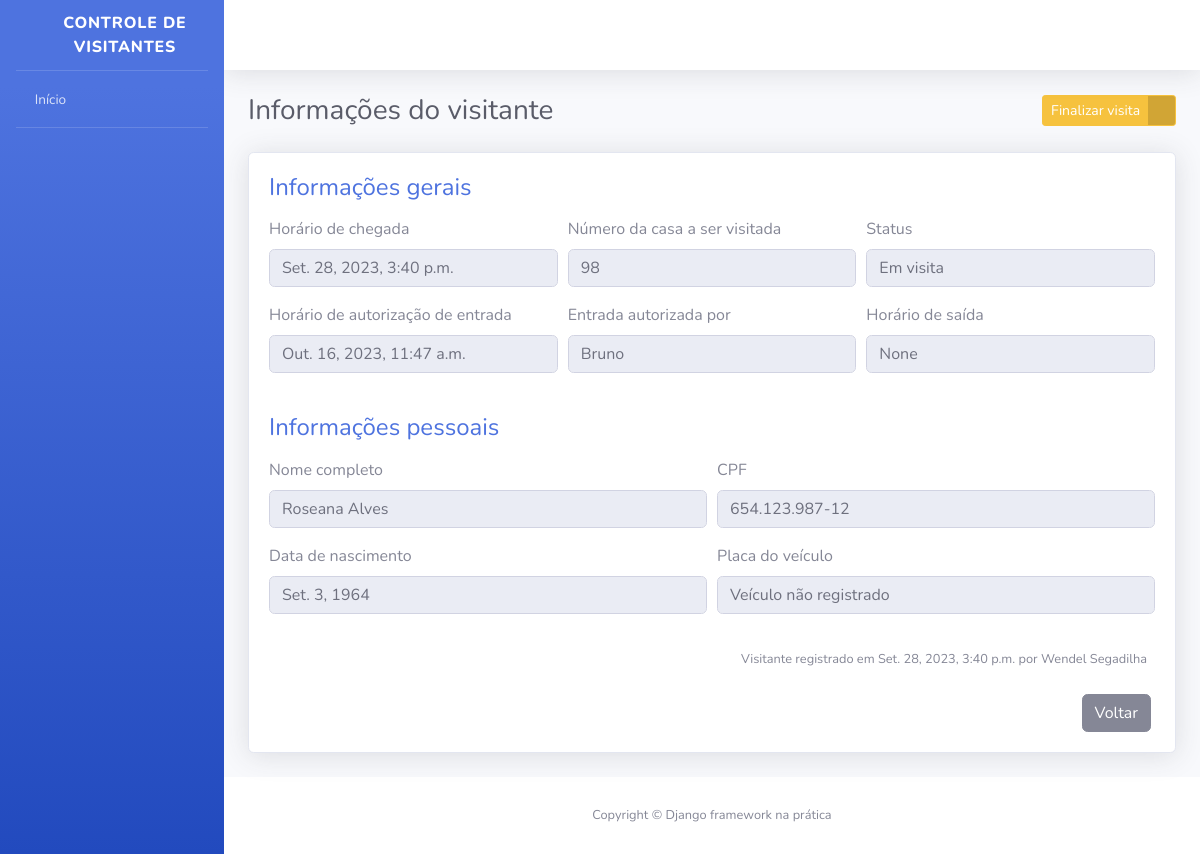
The app's page /visitantes/4/ (signed in) with its own data.
### apps/visitantes/models.py (models this page shows, shortened)
class Visitante(models.Model):
    STATUS_VISITANTE = [
        ("AGUARDANDO", "Aguardando autorização"),
        ("EM_VISITA", "Em visita"),
        ("FINALIZADO", "Visita finalizada"),
    ]
    status = models.CharField(
        verbose_name="Status",
        max_length=10,
        choices=STATUS_VISITANTE,
        default="AGUARDANDO"
    )
    nome_completo = models.CharField(
        verbose_name="Nome completo",
        max_length=194,
    )
    cpf = models.CharField(
        verbose_name="CPF",
        max_length=11,
    )
    data_nascimento = models.DateField(
        verbose_name="Data de nascimento",
        auto_now=False,
        auto_now_add=False,
    )
    numero_casa = models.PositiveSmallIntegerField(
        verbose_name="Número da casa a ser visitada",
    )
    placa_veiculo = models.CharField(
        verbose_name="Placa do veículo",
        max_length=7,
        blank=True,
        null=True,
    )
    horario_chegada = models.DateTimeField(
        verbose_name="Horário chegada na portária",
        auto_now_add=True,
    )
    horario_saida = models.DateTimeField(
        verbose_name="Horário de saída do condomínio",
        auto_now=False,
        blank=True,
        null=True,
    )
    horario_autorizacao = models.DateTimeField(
        verbose_name="Horário de autorização de entrada",
        auto_now=False,
        blank=True,
        null=True,
    )
    morador_responsavel = models.CharField(
        verbose_name="Nome do morador reponsável por autorizar a entrada do visitante",
        max_length=194,
        blank=True,
    )
    registrado_por = models.ForeignKey(
        "porteiros.Porteiro",
        verbose_name="Porteiro responsável pelo registro",
        on_delete=models.PROTECT
    )
    def get_horario_autorizacao(self):
        if self.horario_autorizacao:
            return self.horario_autorizacao
        return "Visitante aguardando autorização"
    def get_morador_responsavel(self):
        if self.morador_responsavel:
            return self.morador_responsavel
        return "Visitante aguardando autorização"
    def get_placa_veiculo(self):
        if self.placa_veiculo:
            return self.placa_veiculo
        return "Veículo não registrado"
    def get_cpf_formatado(self):
        if self.cpf:
            cpf = str(self.cpf)
            cpf_parte_um = cpf[0:3]
            cpf_parte_dois = cpf[3:6]
            cpf_parte_tres = cpf[6:9]
            cpf_parte_quatro = cpf[9:]
            cpf_formatado = f"{cpf_parte_um}.{cpf_parte_dois}.{cpf_parte_tres}-{cpf_parte_quatro}"
            return cpf_formatado
    class Meta:
        verbose_name="Visitante"
        verbose_name_plural="Visitantes"
        db_table="visitante"

### apps/porteiros/models.py (models this page shows)
class Porteiro(models.Model):
    usuario = models.OneToOneField(
        "usuarios.Usuario",
        verbose_name="Usuário",
        on_delete=models.PROTECT # Não permite a remoção de porteiros e/ou usuários
    )
    nome_completo = models.CharField(
        verbose_name="Nome completo",
        max_length=194,
    )
    cpf = models.CharField(
        verbose_name="CPF",
        max_length=11,
    )
    telefone = models.CharField(
        verbose_name="Telefone de contato",
        max_length=194,
    )
    data_nascimento = models.DateField(
        verbose_name="Data de nascimento",
        auto_now_add=False,
        auto_now=False,
    )
    class Meta:
        verbose_name="Porteiro"
        verbose_name_plural="Porteiros"
        db_table="porteiro"
    def __str__(self):
        return self.nome_completo

### apps/visitantes/views.py (the view, shortened to what this page needs)
# urls.py: path("visitantes/<int:id>/", informacoes_visitantes, name="informacoes_visitantes"),
@login_required
def informacoes_visitantes(request, id):
    visitante = get_object_or_404(
        Visitante,
        id=id
    )
    form = AutorizaVisitanteForm()
    context = {
        "nome_pagina":"Informações do visitante",
        "visitante":visitante,
        "form":form
    }
    return render(request, "informacoes_visitante.html", context)

### apps/visitantes/forms.py
class AutorizaVisitanteForm(forms.ModelForm):
    morador_responsavel = forms.CharField(required=True)
    class Meta:
        model = Visitante
        fields = [
            "morador_responsavel"
        ]
        error_messages = {
            "morador_responsavel" : {
               "required": "Por favor, informe o nome do morador respon´savel por autorizar a entrada do visitante"
            }
         }

### templates/informacoes_visitante.html (shortened to what this page needs)
{% extends "base.html" %}
{% load widget_tweaks %}
{% block conteudo %}
<div class="container">
    <div class="d-sm-flex align-items-center justify-content-between mb-4">
        <h1 class="h3 mb-0 text-gray-800">{{ nome_pagina }}</h1>
        {% if visitante.status == "EM_VISITA" %}
            <div>
                <a href="#" class="btn btn-warning btn-icon-split btn-sm" data-toggle="modal" data-target="#modal2">
                    <span class="text">Finalizar visita</span>
                    <span class="icon text-white-50">
                        <i class="fas fa-door-open"></i>
                    </span>
                </a>
            </div>
        {% endif %}
    </div>
    <div class="card shadow mb-4">
        <div class="card-body">
            <h4 class="mb-3 text-primary">
                Informações gerais
            </h4>
            <form>
                <div class="form-row">
                    <div class="form-group col-md-4">
                        <label>Horário de chegada</label>
                        <input type="text" class="form-control" value="{{ visitante.horario_chegada }}" disabled>
                    </div>
                    <div class="form-group col-md-4">
                        <label>Número da casa a ser visitada</label>
                        <input type="text" class="form-control" value="{{ visitante.numero_casa }}" disabled>
                    </div>
                    <div class="form-group col-md-4">
                        <label>Status</label>
                        <input type="text" class="form-control" value="{{ visitante.get_status_display }}" disabled>
                    </div>
                </div>
                <div class="form-row">
                    <div class="form-group col-md-4">
                        <label>Horário de autorização de entrada</label>
                        <input type="text" class="form-control" value="{{ visitante.get_horario_autorizacao }}" disabled>
                    </div>
                    <div class="form-group col-md-4">
                        <label>Entrada autorizada por</label>
                        <input type="text" class="form-control" value="{{ visitante.get_morador_responsavel }}" disabled>
                    </div>
                    <div class="form-group col-md-4">
                        <label>Horário de saída</label>
                        <input type="text" class="form-control" value="{{ visitante.horario_saida }}" disabled>
                    </div>
                </div>
            </form>
            <h4 class="mb-3 mt-4 text-primary">
                Informações pessoais
            </h4>
            <form>
                <div class="form-row">
                    <div class="form-group col-md-6">
                        <label>Nome completo</label>
                        <input type="text" class="form-control" value="{{ visitante.nome_completo }}" disabled>
                    </div>
                    <div class="form-group col-md-6">
                        <label>CPF</label>
                        <input type="text" class="form-control" value="{{ visitante.get_cpf_formatado }}" disabled>
                    </div>
                </div>
                <div class="form-row">
                    <div class="form-group col-md-6">
                        <label>Data de nascimento</label>
                        <input type="text" class="form-control" value="{{ visitante.data_nascimento }}" disabled>
                    </div>
                    <div class="form-group col-md-6">
                        <label>Placa do veículo</label>
                        <input type="text" class="form-control" value="{{ visitante.get_placa_veiculo }}" disabled>
                    </div>
                </div>
            </form>
            <p class="mr-2 mt-3 mb-4 text-right">
                <small>
                    Visitante registrado em {{ visitante.horario_chegada }} por {{ visitante.registrado_por }}
                </small>
            </p>
            <div class="mr-1 text-right">
                <a href="{% url 'index' %}" class="btn btn-secondary text-white" type="button">
                    <span class="text">Voltar</span>
                </a>
            </div>
        </div>
    </div>
</div>
{% endblock %}

### records on screen
Visitante: horario_chegada "Set. 28, 2023, 3:40 p.m.", numero_casa "98", status "Em visita", get_horario_autorizacao "Out. 16, 2023, 11:47 a.m.", get_morador_responsavel "Bruno", horario_saida "None", nome_completo "Roseana Alves", get_cpf_formatado "654.123.987-12", data_nascimento "Set. 3, 1964", get_placa_veiculo "Veículo não registrado", registrado_por "Wendel Segadilha"

### other values on screen
{{ nome_pagina }} "Informações do visitante"
